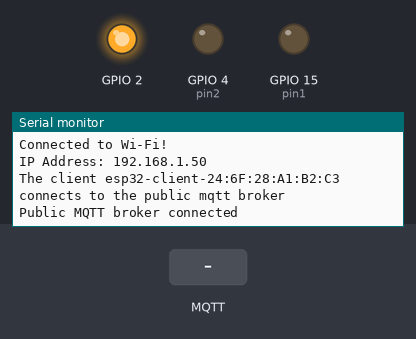
This sketch was run on a simulated ESP32. On the bench: output pins drawn as LEDs (lit = HIGH), the last lines printed to the serial monitor. The test bench sets the inputs (shaded band). WiFi joins after 1.5 s; servers stay silent unless stated; no MQTT or app messages arrive unless stated.

Above: at 3.2 s.
3.3 s: MQTT message "1" arrives on the first subscribed topic
At 4.4 s:
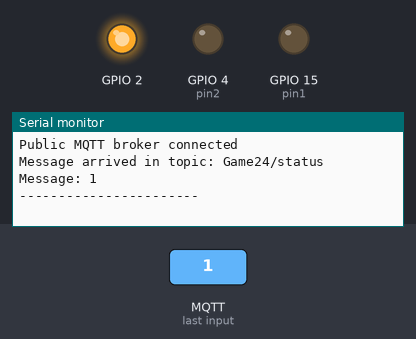
4.8 s: MQTT message "on" arrives on the first subscribed topic
At 5.5 s:
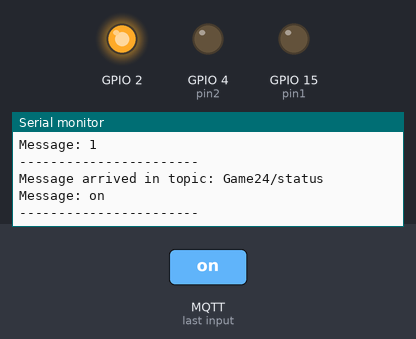
6.3 s: MQTT message "off" arrives on the first subscribed topic
At 6.7 s:
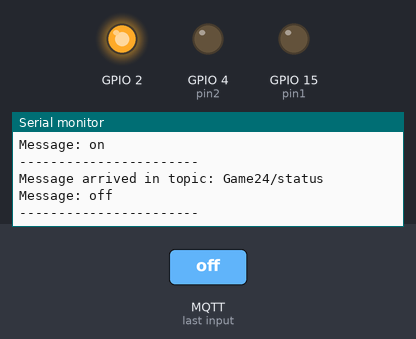

Measured:
- after the input at 3.3 s, the serial monitor: prints a new line at once (image 1)
- after the input at 4.8 s, the serial monitor: prints a new line at once (image 2)
- after the input at 6.3 s, the serial monitor: prints a new line at once (image 3)

The sketch:

player_new.ino
```cpp
#include <WiFi.h>
#include <PubSubClient.h>
#include "esp_wpa2.h"

//=================================================================================================

// String username = "";

//=================================================================================================
// WiFi และ MQTT Configuration
const char* ssid = "@SD";
const char* username = "ajima.n@sd.ac.th";
const char* password = "Ajima0852394403";
const char* mqtt_broker = "broker.emqx.io";
const char* mqtt_username = "Pak";
const char* mqtt_password = "park1234";
const int mqtt_port = 1883;
const char* topic_status = "Game24/status";
const char* topic_player = "Game24/player5";

String status1 = "9";
String status2 = "10";

WiFiClient espClient;
PubSubClient client(espClient);

//=================================================================================================

#define pin1 15
#define pin2 4
#define DEBOUNCE_TIME 20

int lastSteadyState1 = LOW;
int lastSteadyState2 = LOW;
int lastFlickerableState1 = LOW;
int lastFlickerableState2 = LOW;
int currentState1;
int currentState2;

bool logic = true;
bool logic1 = false;
bool logic2 = false;

unsigned long lastDebounceTime = 0;

//=================================================================================================

void setup_wifi() {
  // Serial.println();
  // Serial.print("Connecting to ");
  // Serial.println(ssid);
  // WiFi.mode(WIFI_STA);
  // WiFi.begin(ssid, password);

  // while (WiFi.status() != WL_CONNECTED) {
  //   delay(500);
  //   Serial.print(".");
  // }
  // Serial.println("\nWiFi connected");
  // Serial.print("IP address: ");
  // Serial.println(WiFi.localIP());

  Serial.print("connect to : ");
  Serial.println(ssid);
  WiFi.mode(WIFI_STA);
  // Set ESP32 to station mode

  // WPA2 Enterprise configuration
  esp_wifi_sta_wpa2_ent_set_identity((uint8_t *)username, strlen(username));
  esp_wifi_sta_wpa2_ent_set_username((uint8_t *)username, strlen(username));
  esp_wifi_sta_wpa2_ent_set_password((uint8_t *)password, strlen(password));
  esp_wifi_sta_wpa2_ent_enable(); // Enable WPA2 Enterprise

  // Connect to Wi-Fi

  WiFi.begin(ssid, password);

  while (WiFi.status() != WL_CONNECTED) {
    delay(1000);
    Serial.print(".");
  }

  Serial.println("\nConnected to Wi-Fi!");
  Serial.print("IP Address: ");
  Serial.println(WiFi.localIP());
}

//=================================================================================================

void callback(char *topic, byte *payload, unsigned int length) {//รับจาก node-red
  Serial.print("Message arrived in topic: ");
  Serial.println(topic);

  String message = "";
  for (int i = 0; i < length; i++) {
    message += (char)payload[i];
  }
  Serial.print("Message: ");
  Serial.println(message);
  Serial.println("-----------------------");

  if (strcmp(topic, topic_status) == 0) {
    if(message == status1){
      logic1 = true;
      Serial.println(message);
    }
    if(message == status2){
      logic2 = true;
      Serial.println(message);
    }
  }
}

//=================================================================================================

void reconnect() {
  while (!client.connected()) {
    String client_id = "esp32-client-";
    client_id += String(WiFi.macAddress());
    Serial.printf("The client %s connects to the public mqtt broker\n", client_id.c_str());

    if (client.connect(client_id.c_str(), mqtt_username, mqtt_password)) {
      Serial.println("Public MQTT broker connected");
      client.subscribe(topic_status);
      digitalWrite(2,HIGH);
    } else {
      Serial.print("Failed with state ");
      Serial.println(client.state());
      delay(2000);
    }
  }
}

//=================================================================================================

void setup() {

  Serial.begin(115200);
  setup_wifi();
  client.setServer(mqtt_broker, mqtt_port);
  client.setCallback(callback);
  reconnect();

  pinMode(pin1, OUTPUT);
  pinMode(pin2, OUTPUT);
  pinMode(2,OUTPUT);

}

//=================================================================================================

void loop() {
  if (!client.connected()) {
    digitalWrite(2,LOW);
    reconnect();
  }

  currentState1 = digitalRead(pin1);
  currentState2 = digitalRead(pin2);

  if(logic1){
    digitalWrite(pin1, HIGH);
    Serial.println("led1");
    delay(5000);
    logic1 = false;
  }

  if(logic2){
    digitalWrite(pin2, HIGH);
    Serial.println("led2");
    delay(5000);
    logic2 = false;
  }

  digitalWrite(pin1, LOW);
  digitalWrite(pin2, LOW);

  if (currentState1 != lastFlickerableState1 || currentState2 != lastFlickerableState2) {
    lastDebounceTime = millis();
    lastFlickerableState1 = currentState1;
    lastFlickerableState2 = currentState2;
  }

  if (logic){
    lastDebounceTime = 0;

    if ((millis() - lastDebounceTime) > DEBOUNCE_TIME)
    {
      if (lastSteadyState1 == HIGH && currentState1 == LOW){
        Serial.println("The button1 is pressed");
        client.publish(topic_player, "1");

        logic = false;
        Serial.println("reset");
        delay(1000);
      }

      if (lastSteadyState2 == HIGH && currentState2 == LOW){
        Serial.println("The button2 is pressed");
        client.publish(topic_player, "2");

        logic = false;
        Serial.println("reset");
        delay(1000);
      }

      lastSteadyState1 = currentState1;
      lastSteadyState2 = currentState2;

    }
  }
  else{
    logic = true;

  }

  client.loop();
}
```
